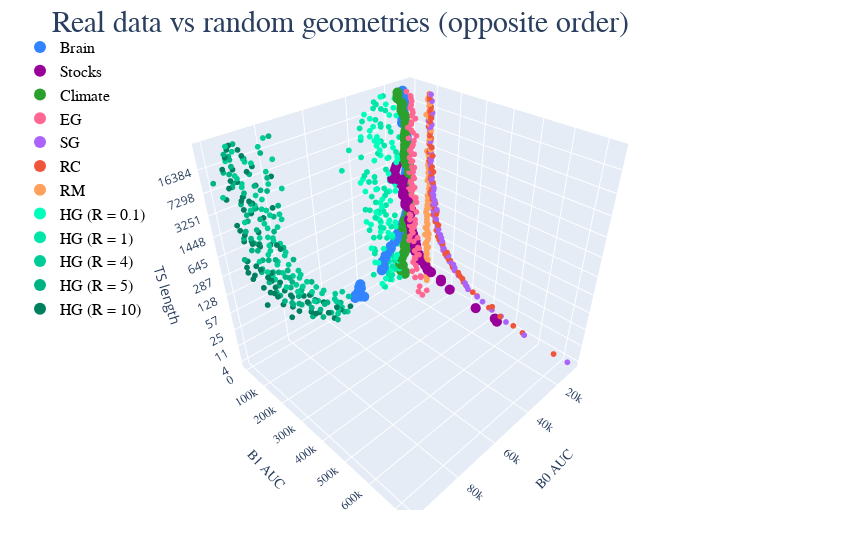

Source (notebook cell):
### Code cell
fig = go.Figure()


fig.add_trace(go.Scatter3d(
    x = points_fMRI_oppOrd[0], 
    y = points_fMRI_oppOrd[1],
    z = points_fMRI_oppOrd[2],
    mode='markers', 
    showlegend = True,
    marker={
       'size':3.5,
       'color' : colorSet['fMRI']
    },
    name="Brain"        
    ))
fig.add_trace(go.Scatter3d(
    x = points_SP_oppOrd[0][0:50], 
    y = points_SP_oppOrd[1][0:50],
    z = points_SP_oppOrd[2][0:50],
    mode='markers', 
    showlegend = True,
    marker={
       'size':3.5,
       'color' : colorSet['S&P500']
    },
    name="Stocks"    
    ))
fig.add_trace(go.Scatter3d(
    x = points_clima_oppOrd[0], 
    y = points_clima_oppOrd[1],
    z = points_clima_oppOrd[2],
    mode='markers', 
    showlegend = True,
    marker={
       'size':3.5,
       'color' : colorSet['clima']
    },
    name="Climate"
    ))



fig.add_trace(go.Scatter3d(
    x = points_ED_oppOrd[0], 
    y = points_ED_oppOrd[1],
    z = points_ED_oppOrd[2],
    mode='markers', 
    showlegend = True,
    marker={
       'size':2.,
       'color' : colorSet['ED']
    },
    name="EG"        
    ))
fig.add_trace(go.Scatter3d(
    x = points_SD_oppOrd[0], 
    y = points_SD_oppOrd[1],
    z = points_SD_oppOrd[2],
    mode='markers', 
    showlegend = True,
    marker={
       'size':2,
       'color' : colorSet['SD']
    },
    name="SG"
    ))

fig.add_trace(go.Scatter3d(
    x = points_RC_oppOrd[0], 
    y = points_RC_oppOrd[1],
    z = points_RC_oppOrd[2],
    mode = 'markers', 
    showlegend = True,
    marker={
       'size':2.,
       'color' : colorSet['RC']
    },
    name="RC"    
    ))
    
fig.add_trace(go.Scatter3d(
    x = points_RG_oppOrd[0], 
    y = points_RG_oppOrd[1],
    z = points_RG_oppOrd[2],
    mode='markers', 
    showlegend = True,
    marker={
       'size':2,
       'color' : colorSet['RG']
    },
    name="RM"
    ))



fig.add_trace(go.Scatter3d(
    x = points_HD_R01_oppOrd[0], 
    y = points_HD_R01_oppOrd[1],
    z = points_HD_R01_oppOrd[2],
    mode='markers', 
    showlegend = True,
    marker={
       'size':2.,
       'color' : colorSet['HD_R0.1']
    },
    name="HG (R = 0.1)"
    ))
fig.add_trace(go.Scatter3d(
    x = points_HD_R1_oppOrd[0], 
    y = points_HD_R1_oppOrd[1],
    z = points_HD_R1_oppOrd[2],
    mode='markers', 
    showlegend = True,
    marker={
       'size':2.,
       'color' : colorSet['HD_R1']
    },
    name="HG (R = 1)"
    ))
fig.add_trace(go.Scatter3d(
    x = points_HD_R4_oppOrd[0], 
    y = points_HD_R4_oppOrd[1],
    z = points_HD_R4_oppOrd[2],
    mode='markers', 
    showlegend = True,
    marker={
       'size':2.,
       'color' : colorSet['HD_R4']
    },
    name="HG (R = 4)"
    ))        

fig.add_trace(go.Scatter3d(
    x = points_HD_R5_oppOrd[0], 
    y = points_HD_R5_oppOrd[1],
    z = points_HD_R5_oppOrd[2],
    mode='markers', 
    showlegend = True,
    marker={
       'size':2.,
       'color' : colorSet['HD_R5']
    },
    name="HG (R = 5)"
    ))        
fig.add_trace(go.Scatter3d(
    x = points_HD_R10_oppOrd[0], 
    y = points_HD_R10_oppOrd[1],
    z = points_HD_R10_oppOrd[2],
    mode='markers', 
    showlegend = True,
    marker={
       'size':2,
       'color' : colorSet['HD_R10']
    },
    name="HG (R = 10)"
    ))        


fig.update_layout(
    legend = {'itemsizing':'constant'},#legend_title="Legend Title",
    scene = dict(
        # xaxis_title='B0 AUC',
        # yaxis_title='B1 AUC',
        zaxis_title='Sample size',
        xaxis=dict(
            title = 'B0 AUC',
            titlefont = dict(family = 'Times New Roman'),
            tickfont = dict(family = 'Times New Roman'),
        ),
        yaxis=dict(
            title = 'B1 AUC',
            titlefont = dict(family = 'Times New Roman'),
            tickfont=dict(family = 'Times New Roman'),
        ),  
        zaxis=dict(dtick=1,
            tickmode = 'array',
            tickvals = np.arange(0,np.size(lenSet,0),7),
            ticktext = lenSet[np.arange(0,np.size(lenSet,0),7)]
            ) # dtick=1, 
        ),
        width=850,
        # margin=dict(r=50, b=50, l=20, t=30),
        margin=dict(l=0,r=0,b=0,t=0),
        title = go.layout.Title(
            text = "Real data vs random geometries (opposite order)",
            font = dict(size = 30, family="Times New Roman"),
            x = 0.4,
            y = 0.98,
            xanchor = 'center',
            yanchor = 'top'
        ),
)

fig.update_layout(
    legend=dict(
        x=0,
        y=1,
        # traceorder="reversed",
        title_font_family="Times New Roman",
        font=dict(
            family="Times New Roman",
            size=16,
            color="black"
        ),
        # bgcolor="LightSteelBlue",
        # bordercolor="Black",
        # borderwidth=1
    ),
    # xaxis = dict(
    #     tickmode = 'array',
    #     tickvals = [1, 3, 5, 7, 9, 11],
    #     ticktext = ['One', 'Three', 'Five', 'Seven', 'Nine', 'Eleven']
    # )
)
# fig.update_yaxes(type="log")

fig.show()
